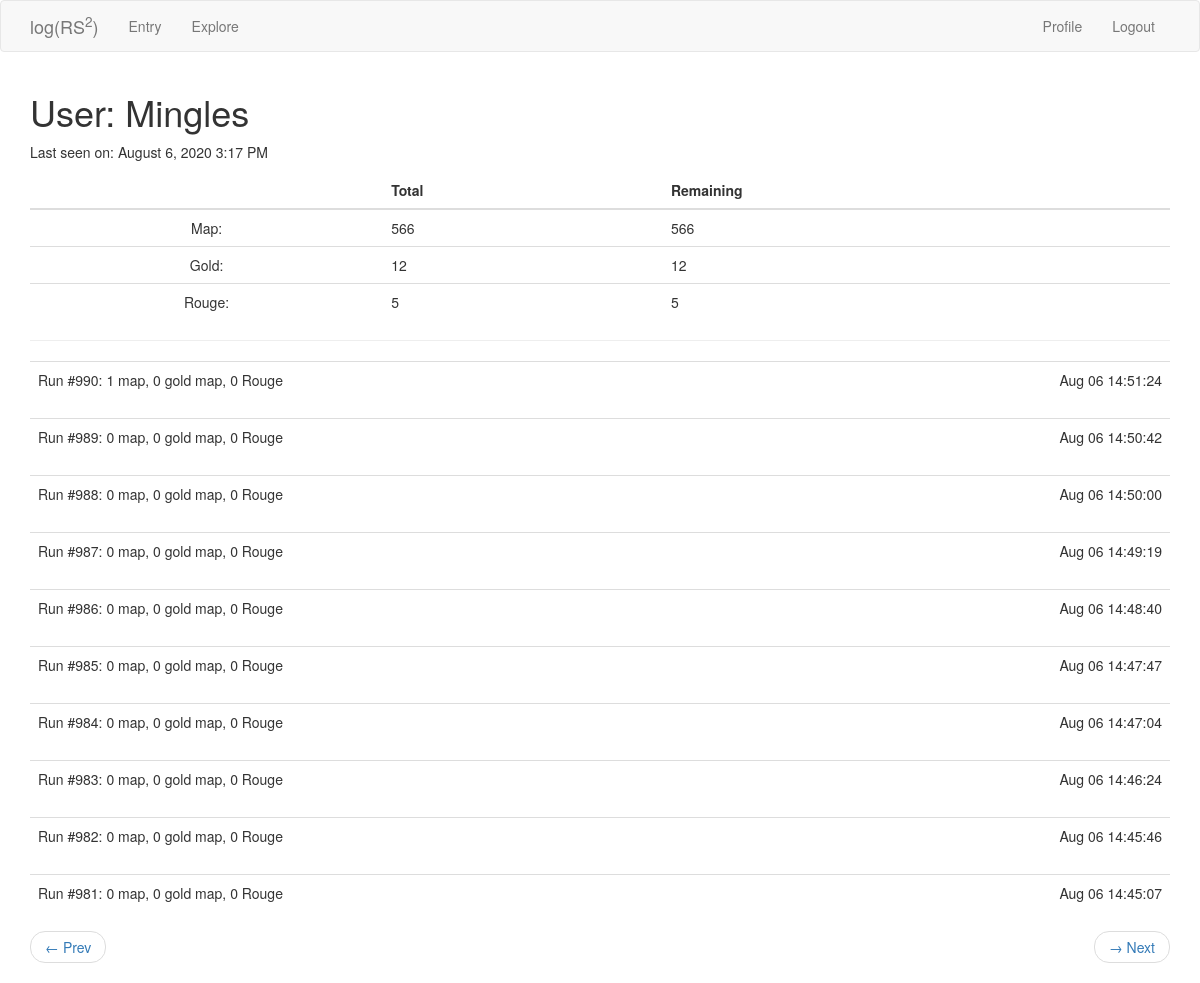
/user/Mingles?page=3 (signed in), run on the app's committed database.
### app/models.py (models this page shows, shortened)
class User(UserMixin, db.Model):
    id = db.Column(db.Integer, primary_key=True)
    username = db.Column(db.String(64), index=True, unique=True)
    email = db.Column(db.String(128), index=True, unique=True)
    password_hash = db.Column(db.String(128))
    last_seen = db.Column(db.DateTime, default=datetime.utcnow)
    map_drops = db.relationship('MapDrop', backref='player', lazy='dynamic')

class MapDrop(db.Model):
    id = db.Column(db.Integer, primary_key=True)
    map = db.Column(db.Integer)
    gold_map = db.Column(db.Integer)
    rouge = db.Column(db.Integer)
    time = db.Column(db.DateTime, index=True, default=datetime.utcnow)
    user_id = db.Column(db.Integer, db.ForeignKey('user.id'))
    run = db.Column(db.Integer)

### app/routes.py (the view)
@app.route('/user/<username>')
@login_required
def user(username):
    user = User.query.filter_by(username=username).first_or_404()
    page = request.args.get('page', 1, type=int)
    maps = db.session.query(db.func.sum(MapDrop.map)).filter_by(user_id=user.id).scalar()
    gold_maps = db.session.query(db.func.sum(MapDrop.gold_map)).filter_by(user_id=user.id).scalar()
    rouges = db.session.query(db.func.sum(MapDrop.rouge)).filter_by(user_id=user.id).scalar()
    mapdrops = user.map_drops.order_by(MapDrop.time.desc()).paginate(page, app.config['MAPDROPS_PER_PAGE'], False)
    next_url = prev_url = None
    if mapdrops.has_next:
        next_url = url_for('user', username=user.username, page=mapdrops.next_num)
    if mapdrops.has_prev:
        prev_url = url_for('user', username=user.username, page=mapdrops.prev_num)
    return render_template('user.html', title='Profile', user=user, maps=maps, gold_maps=gold_maps, rouges=rouges,
                            mapdrops=mapdrops.items, next_url=next_url, prev_url=prev_url)

### app/models.py (called while the page is built)
@login.user_loader
def load_user(id):
    return User.query.get(int(id))

### app/routes.py (called while the page is built)
@app.before_request
def before_request():
    if current_user.is_authenticated:
        current_user.last_seen = datetime.utcnow()
        db.session.commit()

### app/templates/user.html
{% extends "base.html" %}
{% block app_content %}
    <h1>User: {{ user.username }}</h1>
    {% if user.last_seen %}
    <p>Last seen on: {{ moment(user.last_seen).format('LLL') }}</p>
    {% endif %}
    <table class="table table-hover">
        <thead>
            <tr>
                <th scope="col"></th>
                <th scope="col">Total</th>
                <th scope="col">Remaining</th>
            </tr>
        </thead>
        <tbody>
            <tr>
                <td align="center">Map:</td>
                <td>{{ maps }}</td>
                <td>{{ maps }}</td>
            </tr>
            <tr>
                <td align="center">Gold:</td>
                <td>{{ gold_maps }}</td>
                <td>{{ gold_maps }}</td>
            </tr>
            <tr>
                <td align="center">Rouge:</td>
                <td>{{ rouges }}</td>
                <td>{{ rouges }}</td>
            </tr>
        </tbody>
    </table>
    <hr>
    {% for mapdrop in mapdrops %}
        {% include "_mapdrop.html" %}
    {% endfor %}
    {% if prev_url or next_url %}
    <nav aria-label="...">
        <ul class="pager">
            <li class="previous{% if not prev_url %} disabled{% endif %}">
                <a href="{{ prev_url or '#' }}">
                    <span aria-hidden="true">&larr;</span> Prev
                </a>
            </li>
            <li class="next{% if not next_url %} disabled{% endif %}">
                <a href="{{ next_url or '#' }}">
                    <span aria-hidden="true">&rarr;</span> Next
                </a>
            </li>
        </ul>
    </nav>
    {% endif %}
{% endblock %}

### app/templates/_mapdrop.html (shortened to what this page needs)
<table class="table table-hover">
    <tr>
        <td>
            Run #{{ mapdrop.run }}:
            {{ mapdrop.map }} map, {{ mapdrop.gold_map }} gold map, {{ mapdrop.rouge }} Rouge
        </td>
        <td align="right">
            {{ moment(mapdrop.time).format('MMM DD HH:mm:ss') }}
        </td>
    </tr>
</table>

### data on the page
User: username "Mingles", last_seen "August 6, 2020 3:17 PM"
MapDrop: run "990", map "1", gold_map "0", rouge "0", time "Aug 06 14:51:24"
MapDrop: run "989", map "0", gold_map "0", rouge "0", time "Aug 06 14:50:42"
MapDrop: run "988", map "0", gold_map "0", rouge "0", time "Aug 06 14:50:00"
MapDrop: run "987", map "0", gold_map "0", rouge "0", time "Aug 06 14:49:19"
MapDrop: run "986", map "0", gold_map "0", rouge "0", time "Aug 06 14:48:40"
MapDrop: run "985", map "0", gold_map "0", rouge "0", time "Aug 06 14:47:47"
MapDrop: run "984", map "0", gold_map "0", rouge "0", time "Aug 06 14:47:04"
MapDrop: run "983", map "0", gold_map "0", rouge "0", time "Aug 06 14:46:24"
MapDrop: run "982", map "0", gold_map "0", rouge "0", time "Aug 06 14:45:46"
MapDrop: run "981", map "0", gold_map "0", rouge "0", time "Aug 06 14:45:07"

### other printed values
{{ maps }} "566"
{{ gold_maps }} "12"
{{ rouges }} "5"
